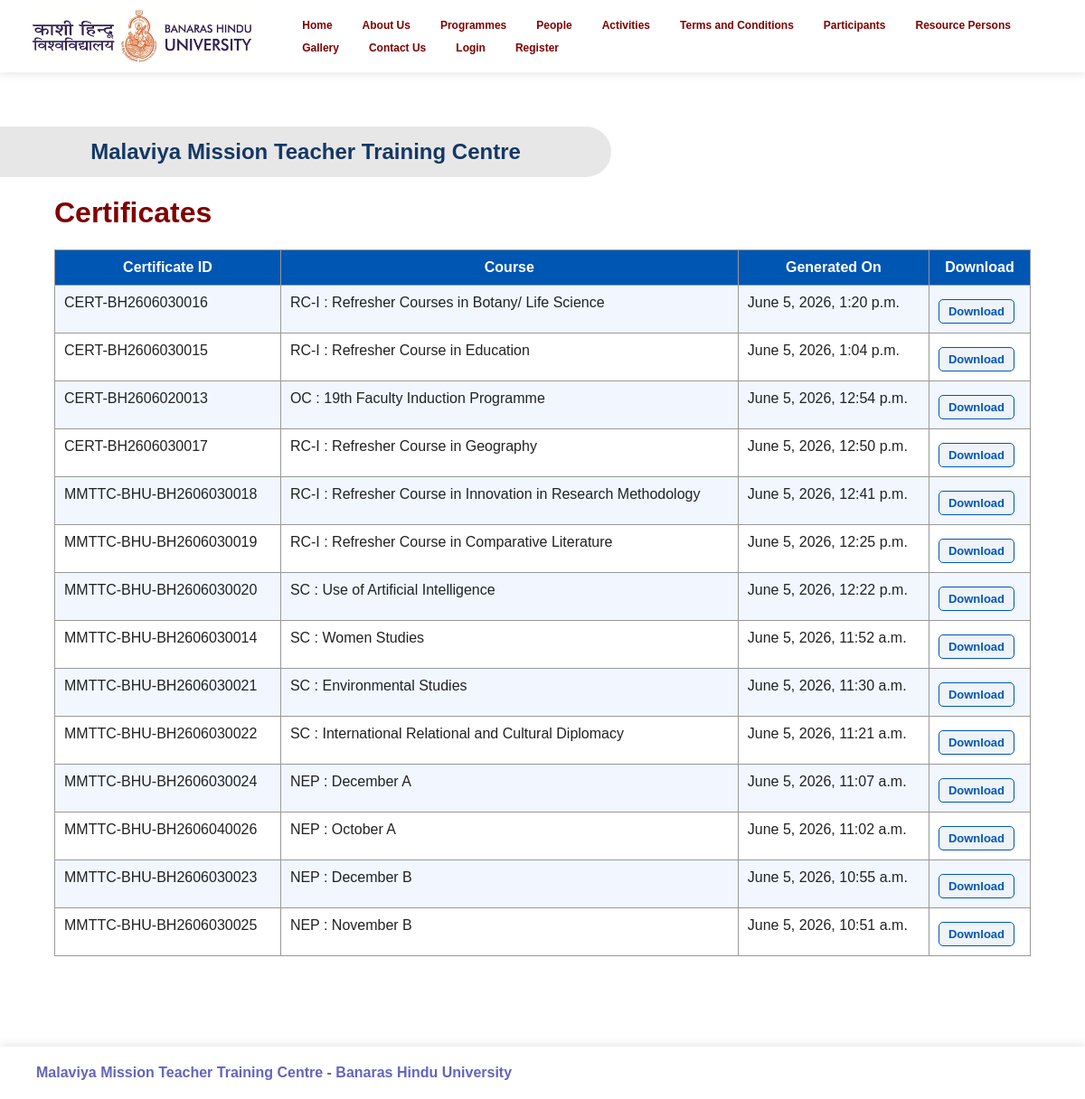
/certificates/ (signed in), run on the app's committed database.
### core/models.py (models this page shows, shortened)
class Certificate(models.Model):
    application = models.OneToOneField(
        Application,
        on_delete=models.CASCADE
    )
    certificate_id = models.CharField(
        max_length=100,
        unique=True,
        blank=True
    )
    generated_at = models.DateTimeField(
        auto_now_add=True
    )
    certificate_file = models.FileField(
        upload_to='certificates/',
        blank=True,
        null=True
    )
    qr_code = models.ImageField(
        upload_to='certificates/qr_codes/',
        blank=True,
        null=True
    )

class Application(models.Model):
    STATUS_CHOICES = [
        ('Submitted', 'Submitted'),
        ('PDF Generated', 'PDF Generated'),
        ('Waiting for Signed Form', 'Waiting for Signed Form'),
        ('Signed Form Uploaded', 'Signed Form Uploaded'),
        ('Under Review', 'Under Review'),
        ('Approved', 'Approved'),
        ('Rejected', 'Rejected'),
    ]
    applicant = models.ForeignKey(Applicant,
                                  on_delete=models.CASCADE)
    course = models.ForeignKey(Course,
                               on_delete=models.CASCADE)
    title = models.CharField(max_length=20, blank=True)
    full_name = models.CharField(max_length=100)
    category = models.CharField(max_length=50, blank=True)
    is_pwd = models.BooleanField(default=False)
    aadhaar_number = models.CharField(max_length=12, blank=True)
    photograph = models.ImageField(upload_to='photographs/',
                                   blank=True,
                                   null=True)
    date_of_birth = models.DateField(blank=True, null=True)
    applicant_type = models.CharField(max_length=100, blank=True)
    present_designation = models.CharField(max_length=150, blank=True)
    appointment_date = models.DateField(blank=True, null=True)
    scale_of_pay = models.CharField(max_length=100, blank=True)
    nature_of_appointment = models.CharField(max_length=100, blank=True)
    official_address = models.TextField(max_length= 100,blank=True)
    official_state = models.CharField(max_length=100, blank=True)
    official_pin = models.CharField(max_length=10, blank=True)
    mailing_address = models.TextField(max_length= 100, blank=True)
    mailing_state = models.CharField(max_length=100, blank=True)
    mailing_pin = models.CharField(max_length=10, blank=True)
    mobile_number = models.CharField(max_length=10, blank=True)
    alternate_number = models.CharField(max_length=10, blank=True)
    email = models.EmailField(max_length= 30,blank=True)
    highest_qualification = models.CharField(max_length=150, blank=True)
    qualification_status = models.CharField(max_length=100, blank=True)
    subject_specialization = models.CharField(max_length=50, blank=True)
    accommodation_required = models.BooleanField(default=False)
    photograph = models.ImageField(
        upload_to='application_uploads/photographs/',
        blank=True,
        null=True
    )
    other_document = models.FileField(
        upload_to='application_uploads/other_documents/',
        blank=True,
        null=True
    )
    generated_application_docx = models.FileField(
        upload_to='application_uploads/generated_docs/',
        blank=True,
        null=True
    )
    generated_application_pdf = models.FileField(
        upload_to='application_uploads/generated_pdfs/',
        blank=True,
        null=True
    )
    application_number = models.CharField(
    max_length=30,
    unique=True,
    blank=True,
    null=True
    )
    signed_form = models.FileField(
        upload_to='application_uploads/signed_forms/',
        blank=True,
        null=True
    )
    status = models.CharField(max_length=50,
                              choices=STATUS_CHOICES,
                              default='Submitted')
    remarks = models.TextField(blank=True, default = '')
    application_date = models.DateTimeField(auto_now_add=True)
    class Meta:
        unique_together = ['applicant', 'course']

class Course(models.Model):
    title = models.CharField(max_length=200)
    course_type = models.CharField(max_length=100)
    course_code = models.CharField(max_length=20)
    mode = models.CharField(max_length=20)
    start_date = models.DateField()
    end_date = models.DateField()
    seat_status = models.CharField(
        max_length=20,
        default='Vacant'
    )
    is_visible = models.BooleanField(default=True)

### core/views.py (the view)
@login_required
def certificates(request):
    if request.user.is_staff:
        return redirect('/admin-dashboard/')
    applicant = Applicant.objects.get(user=request.user)
    certificates = Certificate.objects.filter(
        application__applicant=applicant
    ).order_by('-generated_at')
    return render(
        request,
        'applicant/certificates.html',
        {
            'certificates': certificates
        }
    )

### templates/applicant/certificates.html (shortened to what this page needs)
{% extends 'base.html' %}
{% block content %}
<h1>
    Certificates
</h1>
<table class="info-table">
    <tr>
        <th>Certificate ID</th>
        <th>Course</th>
        <th>Generated On</th>
        <th>Download</th>
    </tr>
    {% for certificate in certificates %}
    <tr>
        <td>
            {{ certificate.certificate_id }}
        </td>
        <td>
            {{ certificate.application.course.course_code }} :
            {{ certificate.application.course.title }}
        </td>
        <td>
            {{ certificate.generated_at }}
        </td>
        <td>
            {% if certificate.certificate_file %}
                <a href="{{ certificate.certificate_file.url }}"
                   target="_blank"
                   class="table-action neutral">
                    Download
                </a>
            {% else %}
                Not Available
            {% endif %}
        </td>
    </tr>
    {% empty %}
    <tr>
        <td colspan="4">
            No certificates available yet.
        </td>
    </tr>
    {% endfor %}
</table>
{% endblock %}

### static/css/style.css (style rules this page uses)
body { margin: 0; padding: 0; font-family: Arial, sans-serif; }
body { font-family: Arial, sans-serif; margin: 0; padding: 0; background-color: white; color: #222; min-height: 100vh; display: flex; flex-direction: column; }
h1 { color: maroon; }
.info-table { width: 100%; border-collapse: collapse; margin-top: 20px; margin-bottom: 30px; background-color: white; }
.info-table th { background-color: #0056b3; color: white; padding: 10px; border: 1px solid #999; }
.info-table td { padding: 10px; border: 1px solid #999; vertical-align: top; }
.info-table tr:nth-child(even) { background-color: #f2f7ff; }
.table-action { display: inline-block; padding: 5px 10px; margin-top: 5px; border-radius: 5px; text-decoration: none; font-size: 13px; font-weight: 600; }
.table-action.neutral { background: #eef3f8; color: #0056b3; border: 1px solid #0056b3; }

### data on the page
Certificate: certificate_id "CERT-BH2606030016", application.course.course_code "RC-I", application.course "Refresher Courses in Botany/ Life Science", generated_at "June 5, 2026, 1:20 p.m."
Certificate: certificate_id "CERT-BH2606030015", application.course.course_code "RC-I", application.course "Refresher Course in Education", generated_at "June 5, 2026, 1:04 p.m."
Certificate: certificate_id "CERT-BH2606020013", application.course.course_code "OC", application.course "19th Faculty Induction Programme", generated_at "June 5, 2026, 12:54 p.m."
Certificate: certificate_id "CERT-BH2606030017", application.course.course_code "RC-I", application.course "Refresher Course in Geography", generated_at "June 5, 2026, 12:50 p.m."
Certificate: certificate_id "MMTTC-BHU-BH2606030018", application.course.course_code "RC-I", application.course "Refresher Course in Innovation in Research Methodology", generated_at "June 5, 2026, 12:41 p.m."
Certificate: certificate_id "MMTTC-BHU-BH2606030019", application.course.course_code "RC-I", application.course "Refresher Course in Comparative Literature", generated_at "June 5, 2026, 12:25 p.m."
Certificate: certificate_id "MMTTC-BHU-BH2606030020", application.course.course_code "SC", application.course "Use of Artificial Intelligence", generated_at "June 5, 2026, 12:22 p.m."
Certificate: certificate_id "MMTTC-BHU-BH2606030014", application.course.course_code "SC", application.course "Women Studies", generated_at "June 5, 2026, 11:52 a.m."
Certificate: certificate_id "MMTTC-BHU-BH2606030021", application.course.course_code "SC", application.course "Environmental Studies", generated_at "June 5, 2026, 11:30 a.m."
Certificate: certificate_id "MMTTC-BHU-BH2606030022", application.course.course_code "SC", application.course "International Relational and Cultural Diplomacy", generated_at "June 5, 2026, 11:21 a.m."
Certificate: certificate_id "MMTTC-BHU-BH2606030024", application.course.course_code "NEP", application.course "December A", generated_at "June 5, 2026, 11:07 a.m."
Certificate: certificate_id "MMTTC-BHU-BH2606040026", application.course.course_code "NEP", application.course "October A", generated_at "June 5, 2026, 11:02 a.m."
Certificate: certificate_id "MMTTC-BHU-BH2606030023", application.course.course_code "NEP", application.course "December B", generated_at "June 5, 2026, 10:55 a.m."
Certificate: certificate_id "MMTTC-BHU-BH2606030025", application.course.course_code "NEP", application.course "November B", generated_at "June 5, 2026, 10:51 a.m."
